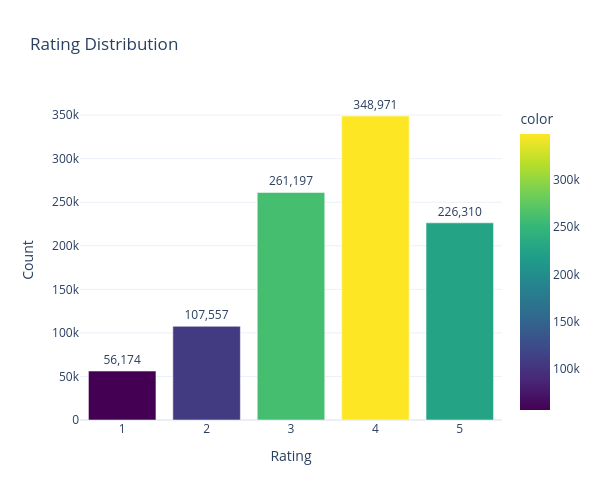

Here is the notebook cell this chart was saved with:
### Markdown cell above
## 2. EDA - Rating Distribution

### Code cell
rating_counts = df['Rating'].value_counts().sort_index()
fig = px.bar(x=rating_counts.index, y=rating_counts.values, labels={'x':'Rating','y':'Count'}, 
    title='Rating Distribution', color=rating_counts.values, color_continuous_scale='Viridis')
fig.update_layout(template='plotly_white', height=500, width=600)
fig.update_traces(texttemplate='%{y:,}', textposition='outside')
fig.show()
print(f"Mean: {df['Rating'].mean():.3f}")

### Figure 1 — Plotly figure (JSON) as saved in the notebook; plotly's stock layout.template omitted (floating-point values rounded to 4 significant figures)
{"data": [{"hovertemplate": "Rating=%{x}<br>Count=%{y}<br>color=%{marker.color}<extra></extra>", "legendgroup": "", "marker": {"color": [56174, 107557, 261197, 348971, 226310], "coloraxis": "coloraxis", "pattern": {"shape": ""}}, "name": "", "orientation": "v", "showlegend": false, "textposition": "outside", "texttemplate": "%{y:,}", "type": "bar", "x": [1, 2, 3, 4, 5], "xaxis": "x", "y": [56174, 107557, 261197, 348971, 226310], "yaxis": "y"}], "layout": {"barmode": "relative", "coloraxis": {"colorbar": {"title": {"text": "color"}}, "colorscale": [[0, "#440154"], [0.1111, "#482878"], [0.2222, "#3e4989"], [0.3333, "#31688e"], [0.4444, "#26828e"], [0.5556, "#1f9e89"], [0.6667, "#35b779"], [0.7778, "#6ece58"], [0.8889, "#b5de2b"], [1, "#fde725"]]}, "height": 500, "legend": {"tracegroupgap": 0}, "title": {"text": "Rating Distribution"}, "width": 600, "xaxis": {"anchor": "y", "domain": [0, 1], "title": {"text": "Rating"}}, "yaxis": {"anchor": "x", "domain": [0, 1], "title": {"text": "Count"}}}}
